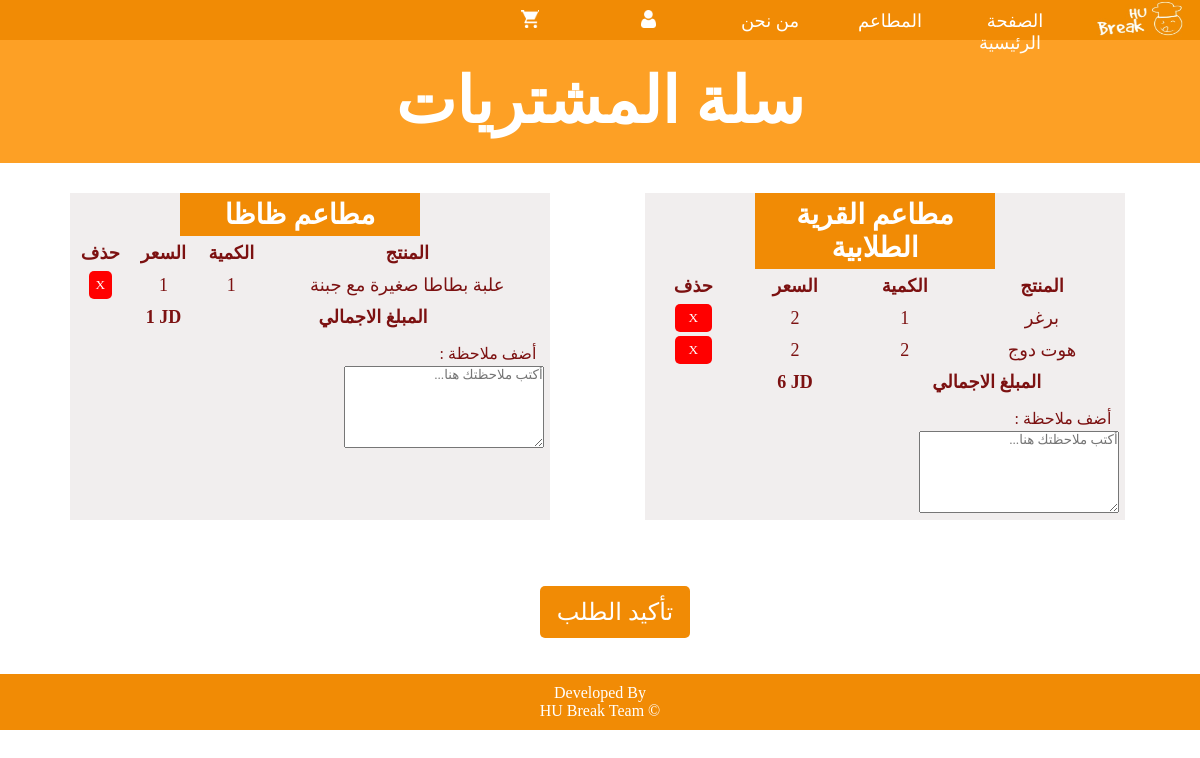
/Customer/cart.php (signed in), run on an earlier commit of the app's database.
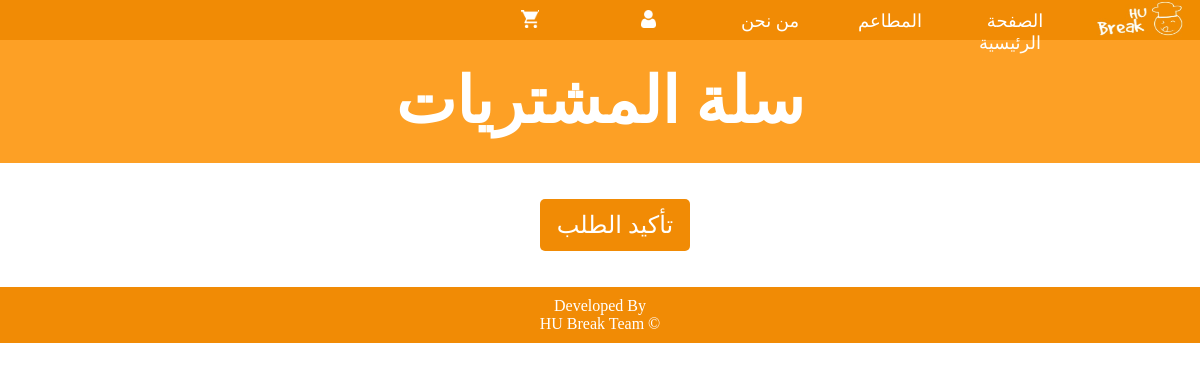
And on a later commit of the database.
### tables this page shows
CREATE TABLE `orders` (
  `ID` int(11) NOT NULL,
  `ProductID` int(11) NOT NULL,
  `resturantID` int(11) NOT NULL,
  `Quantity` int(11) NOT NULL,
  `price` double NOT NULL
);

CREATE TABLE `products` (
  `Image` longtext NOT NULL,
  `ID` int(11) NOT NULL,
  `Name` varchar(255) NOT NULL,
  `Time` int(11) NOT NULL
);

### Customer/cart.php (the view, shortened to what this page needs)
<!Doctype html>
<html>
<head>
</head>
<body>
    <nav class="menu-bar">
        <img src="logo.jpg" class="logo">
        <ul>
            <li><a href="cart.php"><span class="cart-icon"></span></a></li>
            <li><a href="#"><span class="user-icon"></span></a>
            </li>
            <li><a href="Home.php#cont">من نحن</a></li>
            <li class="rest"><a href=" #">المطاعم</a>
            </li>
            <li><a href="Home.php">الصفحة الرئيسية</a></li>
        </ul>
    </nav>
    <div class="intro">
        <h1>سلة المشتريات</h1>
    </div>
    <form method='post' action='placeorder.php'>
        <div class="center">
            <?php
            if (!$database = mysqli_connect("localhost", "root", "12345678", "hubreak2_db"))
                die("Sorry, could not connect to the server.");
            extract($_POST);
            $query = "SELECT DISTINCT resturantID FROM Orders";
            $result = mysqli_query($database, $query);
            while ($row = mysqli_fetch_row($result)) {
                foreach ($row as $value) {
                    if ($value == 1) {
                        print("<div class='section'><h4>مطاعم الشرقي</h4>");
                        $query1 = "select orders.ID,price,Quantity,name from Orders,products where orders.productId=products.ID and resturantID=1 ";
                        $result1 = mysqli_query($database, $query1);
                        print("<table class='table'>");
                        print("<thead>");
                        print("<th>حذف</th>");
                        print("<th>السعر</th>");
                        print("<th>الكمية</th>");
                        print("<th>المنتج</th>");
                        print("</thead>");
                        $total = 0;
                        while ($row = mysqli_fetch_row($result1)) {
                            print("<tr>");
                            print("<form method='get' action='deletecart.php'>");
                            print("<td><input type='submit' class='button' value='X'></td>");
                            $x = 0;
                            foreach ($row as $value) {
                                if ($x == 0)
                                    print("<input type='hidden' name='Id' value='$value'>");
                                else
                                    print("<td>$value</td>");
                                $x++;
                            }
                            print("</form>");
                            $total = $total + $row[2] * $row[1];
                            print("</tr>");
                        }
                        print("<tfoot>");
                        print("<th></th>");
                        print("<th>$total JD</th>");
                        print("<th colspan='2'>المبلغ الاجمالي</th>");
                        print("</tfoot>");
                        print("</table>");
                        print("<input type='hidden' name='total1' value='$total'>");
                        print("<label class='desc'> : أضف ملاحظة<br><textarea rows='5' cols='25' name='desc1' class='box' placeholder='...أكتب ملاحظتك هنا'></textarea></label></div>");
                    } elseif ($value == 4) {
                        print("<div class='section'><h4>مطاعم القرية الطلابية</h4>");
                        $query4 = "select orders.ID,price,Quantity,name from Orders,products where orders.productId=products.ID and resturantID=4 ";
                        $result4 = mysqli_query($database, $query4);
                        print("<table class='table'>");
                        print("<thead>");
                        print("<th>حذف</th>");
                        print("<th>السعر</th>");
                        print("<th>الكمية</th>");
                        print("<th>المنتج</th>");
                        print("</thead>");
                        $total = 0;
                        while ($row = mysqli_fetch_row($result4)) {
                            print("<tr>");
                            print("<form method='get' action='deletecart.php'>");
                            print("<td><input type='submit' class='button' value='X'></td>");
                            $x = 0;
                            foreach ($row as $value) {
                                if ($x == 0)
                                    print("<input type='hidden' name='Id' value='$value'>");
                                else
                                    print("<td>$value</td>");
                                $x++;
                            }
                            print("</form>");
                            $total = $total + $row[2] * $row[1];
                            print("</tr>");
                        }
                        print("<tfoot>");
                        print("<th></th>");
                        print("<th>$total JD</th>");
                        print("<th colspan='2'>المبلغ الاجمالي</th>");
                        print("</tfoot>");
                        print("</table>");
                        print("<label class='desc'> : أضف ملاحظة<br><textarea rows='5' cols='25' name='desc4' class='box' placeholder='...أكتب ملاحظتك هنا'></textarea></label></div>");
                    } elseif ($value == 5) {
                        print("<div class='section'><h4>مطاعم ظاظا</h4>");
                        $query5 = "select orders.ID,price,Quantity,name from Orders,products where orders.productId=products.ID and resturantID=5 ";
                        $result5 = mysqli_query($database, $query5);
                        print("<table class='table'>");
                        print("<thead>");
                        print("<th>حذف</th>");
                        print("<th>السعر</th>");
                        print("<th>الكمية</th>");
                        print("<th>المنتج</th>");
                        print("</thead>");
                        $total = 0;
                        while ($row = mysqli_fetch_row($result5)) {
                            print("<tr>");
                            print("<form method='get' action='deletecart.php'>");
                            print("<td><input type='submit' class='button' value='X'></td>");
                            $x = 0;
                            foreach ($row as $value) {
                                if ($x == 0)
                                    print("<input type='hidden' name='Id' value='$value'>");
                                else
                                    print("<td>$value</td>");
                                $x++;
                            }
                            print("</form>");
                            $total = $total + $row[2] * $row[1];
                            print("</tr>");
                        }
                        print("<tfoot>");
                        print("<th></th>");
                        print("<th>$total JD</th>");
                        print("<th colspan='2'>المبلغ الاجمالي</th>");
                        print("</tfoot>");
                        print("</table>");
                        print("<label class='desc'> : أضف ملاحظة<br><textarea rows='5' cols='25' name='desc5' class='box' placeholder='...أكتب ملاحظتك هنا'></textarea></label></div>");
                    }
                }
            }
            ?>
        </div>
        <input type='submit' value='تأكيد الطلب' class='subbutton'>
    </form>
    <footer>
        <p>Developed By</p>
        <p>HU Break Team &copy;</p>
    </footer>
</body>
</html>

### Customer/cart.php (style rules this page uses)
* { margin: 0; padding: 0; font-family: 'Times New Roman', Times, serif; box-sizing: border-box; }
body { color: rgb(124, 17, 17); background-attachment: fixed; background-color: white; }
.menu-bar { background: #f18b05; text-align: right; height: 40px; margin-right: 10%; padding-right: 5px; font-size: large; }
.menu-bar ul { display: inline-flex; list-style: none; color: #fff; }
.menu-bar ul li { width: 120px; margin: 0px; padding: 10px 0px; text-align: center; }
.menu-bar ul li a { text-decoration: none; color: #fff; padding-right: 10px; }
.logo { width: 10%; height: 40px; right: 0; position: absolute; }
footer { background: #f18b05; color: white; text-align: center; padding: 10px; position: relative; left: 0; bottom: 0; width: 100%; }
a .cart-icon { display: inline-block; width: 18px; height: 18px; background-image: url("cart-icon.png"); background-size: contain; }
.user-icon { display: inline-block; width: 18px; height: 18px; background-image: url("user.png"); background-size: contain; }
.intro { background-color: #fda025; width: 100%; color: white; padding: 2% 0; font-size: xx-large; text-align: center; }
.subbutton { display: block; width: 150px; padding: 12px; background: #f18b05; color: #fff; border: 0; border-radius: 5px; cursor: pointer; font-size: x-large; margin: 3% auto 3% 45%; }
.table { font-size: 18px; width: 100%; color: rgb(124, 17, 17); height: auto; }
.table td { text-align: center; }
tr { height: 30px; }
thead, tfoot { height: 30px; }
.button { cursor: pointer; padding: 6px; width: 40%; background: red; color: white; border: 0; border-radius: 5px; }
.desc { margin: 0px 100px 20px 77%; overflow: auto; text-align: right; font-size: 16px; color: rgb(124, 17, 17); }
.box { overflow: auto; text-align: right; margin-left: 57%; }
.section { width: 40%; color: white; font-size: 28px; background-color: rgb(241, 238, 238); height: auto; margin: 30px 75px 30px 20px; }
h4 { background-color: #f18b05; text-align: center; padding: 5px; width: 50%; margin-left: 110px; }
.center { display: flex; flex-direction: row-reverse; flex-wrap: wrap; }

What changed in the data, as far as the page shows it:
removed orders: price "2", value "1", ProductID.Name "برغر", shown under "6"
removed orders: value "2", ProductID.Name "هوت دوج"
removed orders: value "1", ProductID.Name "علبة بطاطا صغيرة مع جبنة"
Also different on the page:
list line gone: "مطاعم القرية الطلابية حذف السعر الكمية المنتج 6 JD المبلغ الاجمالي : أضف ملاحظة "
list line gone: "مطاعم ظاظا حذف السعر الكمية المنتج 1 JD المبلغ الاجمالي : أضف ملاحظة "
